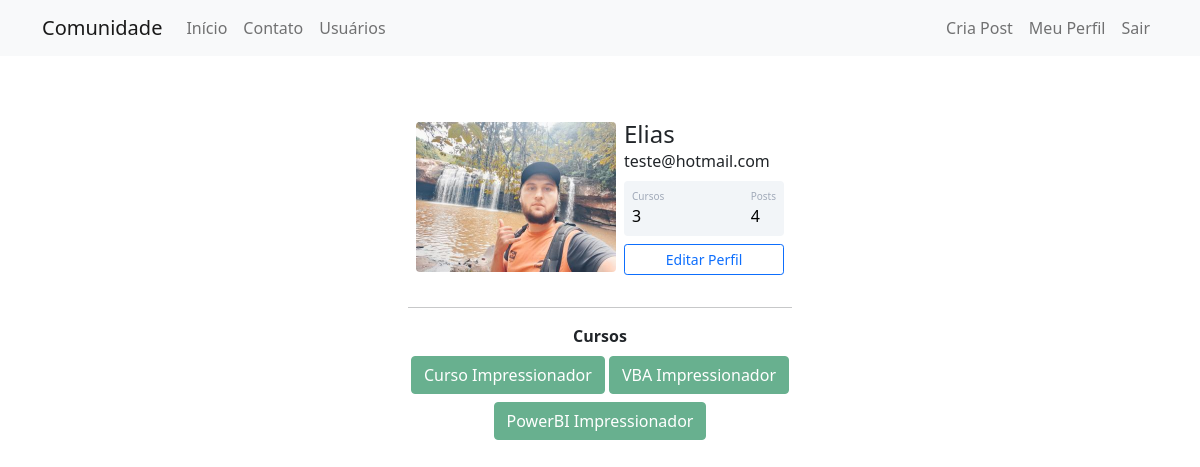
Screenshot of /perfil (signed in) with the database file from the repository.
### comunidadeimpressionadora/model.py (models this page shows)
class Usuario(database.Model, UserMixin):
    id = database.Column(database.Integer, primary_key=True)
    username = database.Column(database.String, nullable=False)
    email = database.Column(database.String, nullable=False, unique=True)
    senha = database.Column(database.String, nullable=False)
    foto_perfil = database.Column(database.String, default='default.jpg')
    post = database.relationship('Post', backref='autor', lazy=True)
    cursos = database.Column(database.String, default='usuario não informado', nullable=False)
    def contar_post(self):
        return len(self.post)

### comunidadeimpressionadora/routes.py (the view)
@app.route('/perfil')
@login_required
def perfil():
    foto_perfil = url_for('static', filename='fotos_perfil/{}'.format(current_user.foto_perfil))
    return render_template('perfil.html', foto_perfil=foto_perfil)

### comunidadeimpressionadora/model.py (called while the page is built)
@login_manager.user_loader
def load_usuario(id_usuario):
    return Usuario.query.get(int(id_usuario))

### comunidadeimpressionadora/templates/perfil.html (shortened to what this page needs)
{%extends'base.html'%}
{% block body%}
<div class="container mt-5 d-flex justify-content-center">
    <div class="card p-3">
        <div class="d-flex align-items-center">
            <div class="image pe-2"><img src="{{ foto_perfil }}" class="rounded" width="200"></div>
            <div class="ml-3 w-100">
                <h4 class="mb-0 mt-0">{{current_user.username}}</h4> <span>{{current_user.email}}</span>
                <div class="p-2 mt-2 bg-primary d-flex justify-content-between rounded text-white stats">
                    {%if 'não informado' in current_user.cursos %}
                    <div class="d-flex flex-column"><span class="articles">Cursos</span> <span class="number1">0</span>
                    </div>
                    {%else%}
                    <div class="d-flex flex-column"><span class="articles">Cursos</span> <span class="number1">{{ current_user.cursos.count (';') + 1 }}</span>
                    </div>
                    {%endif%}
                    <div class="d-flex flex-column"><span class="rating">Posts</span> <span class="number2">{{current_user.contar_post()}}</span>
                    </div>
                </div>
                <div class="button mt-2 d-flex flex-row align-items-center">
                    <a class='w-100' href="{{ url_for('editar_perfil') }}">
                        <button class="btn btn-sm btn-outline-primary w-100">Editar Perfil</button>
                    </a></div>
            </div>
        </div>
    </div>
</div>
<div class="row justify-content-center">
    <div class="col col-4" style="text-align:center">
        <hr>
        <strong>Cursos</strong><br>
        {%for curso in current_user.cursos.split(';')%}
        <button type="button " class="btn btn-success mt-2" disabled>{{curso}}</button>
        {%endfor%}
    </div>
</div>
{%endblock%}

### comunidadeimpressionadora/static/main.css (style rules this page uses)
.card { width: 400px; border: none; border-radius: 10px; background-color: #fff }
.stats { background: #f2f5f8 !important; color: #000 !important }
.articles { font-size: 10px; color: #a1aab9 }
.number1 { font-weight: 500 }
.number2 { font-weight: 500 }
.rating { font-size: 10px; color: #a1aab9 }

### rows the page displays
Usuario: username "Elias", email "teste@hotmail.com", cursos "3"

### other values shown
{{ current_user.contar_post() }} "4"
{{ curso }} "Curso Impressionador" "VBA Impressionador" "PowerBI Impressionador"
